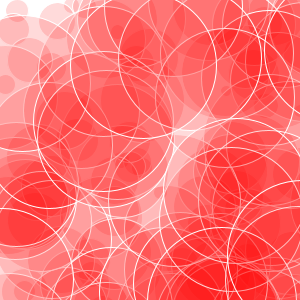
Frame 1 (no input)
Frame 60 (the mouse pressed at the canvas centre just before this capture): identical to frame 1, image omitted
Frame 120 (the mouse held since frame 60 and released just before this capture): identical to frame 1, image omitted

The Processing sketch that drew this single still picture (run headless with seeded random() and noise(); from frame 60 on, the mouse is pressed at the canvas centre):

// Processing sketch: processing_31813
// ── processing_31813.pde

//import processing.pdf.*;


float x = random(350);
float y = random(350);
float color_a =(255);
float count = 10;
// play around with the "times" number to change the amount, size
// and density of the circles.

float times = 150;
 
void setup(){  
  size(300,300);//,PDF,"final5.pdf");

  background(255);
  stroke(255);
  smooth();
  
}

void draw(){
 
while (count<times){

  count = count +1;
 
  float color_b = 100;
   
  fill (color_a,0,0,times/4);
  ellipse(x, y, count, count); 
    x = random(350);
    y = random(350);
  //println("Finished.");
  //exit();

}
}
